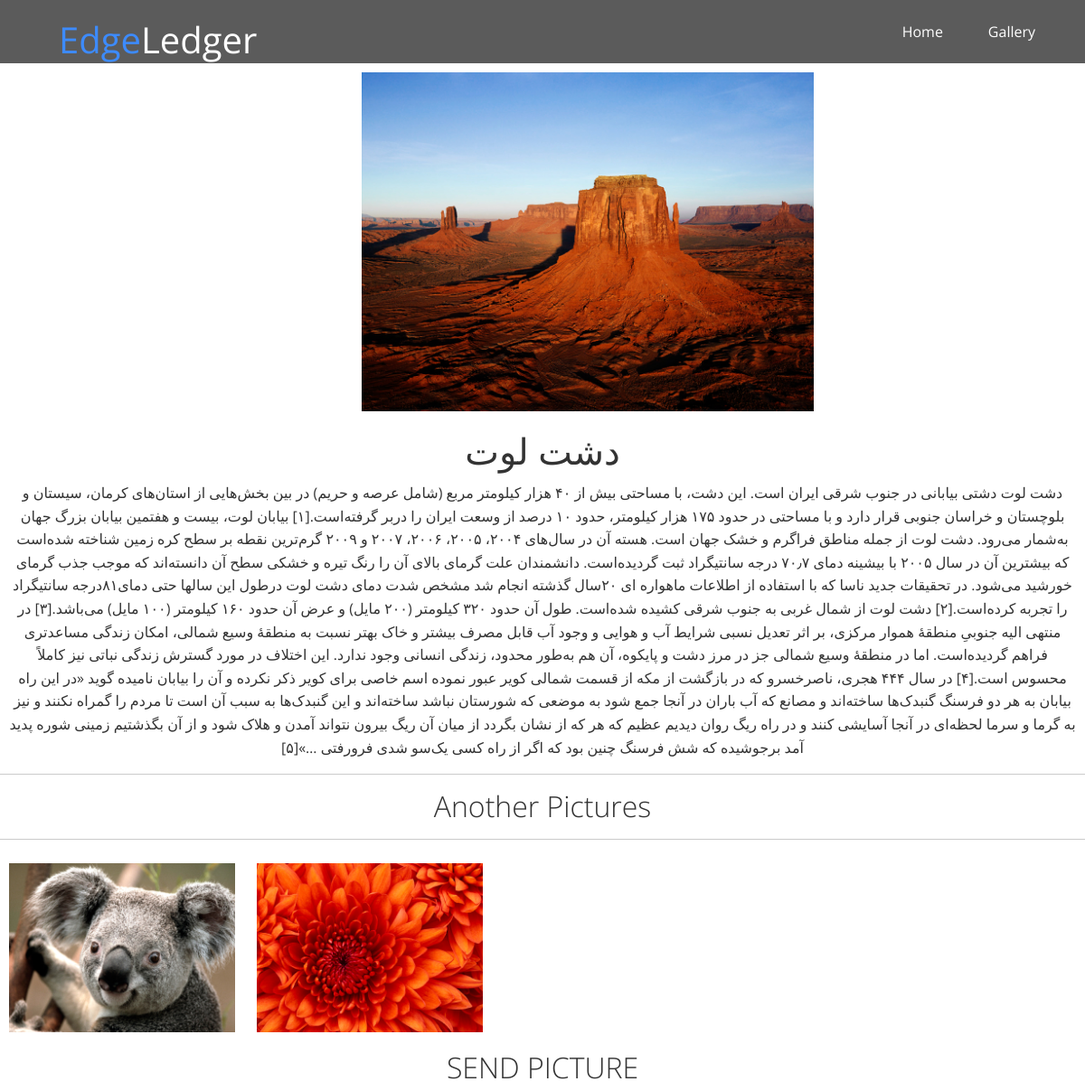
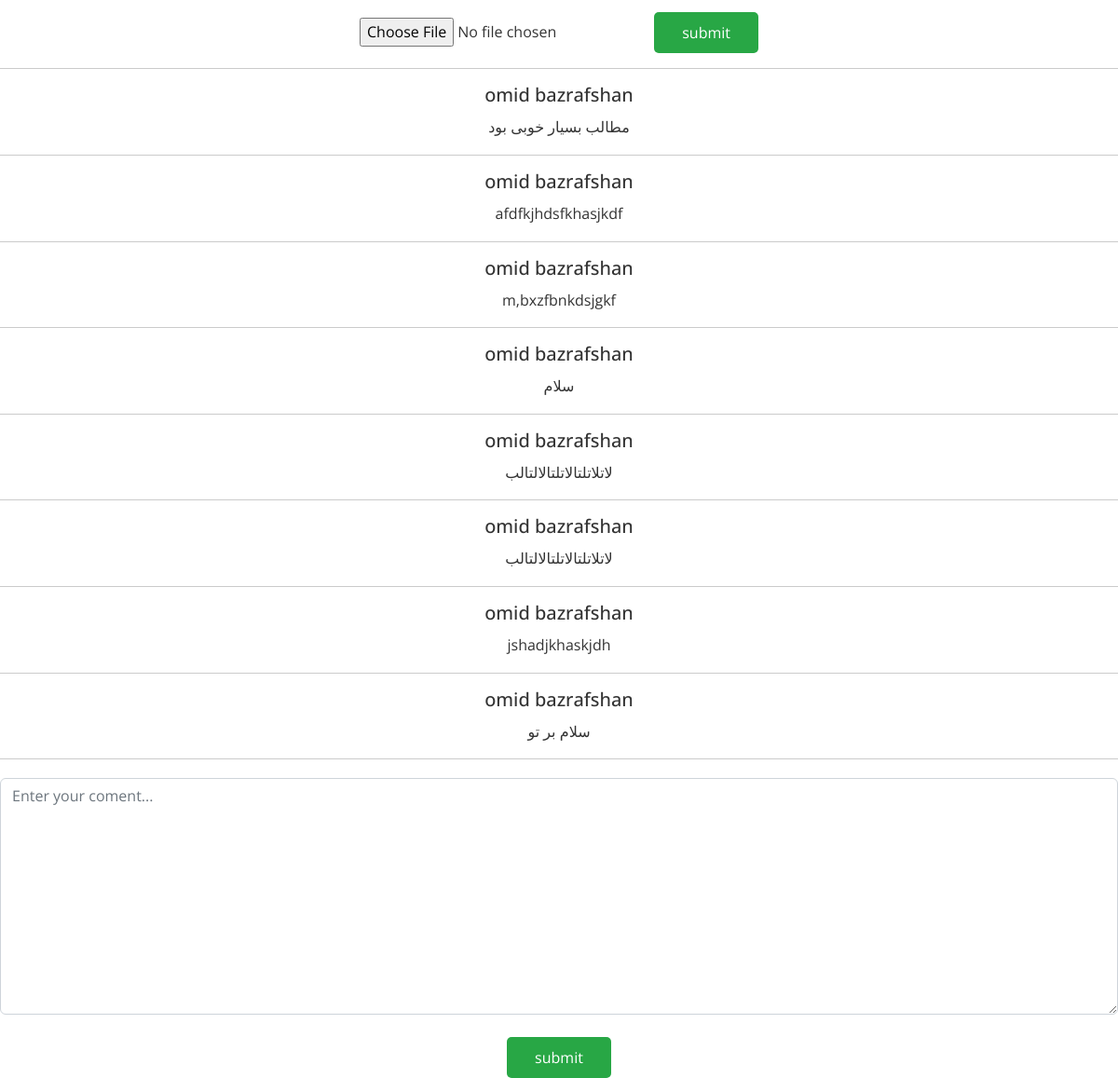
The app's page /12/ with its own data (2 pictures, top to bottom).
### articles/models.py (models this page shows, shortened)
class Article(models.Model):
    title = models.CharField( max_length=120)
    description = models.TextField()
    is_active = models.BooleanField()
    image=models.ImageField(upload_to="article-images")
    related_user=models.ForeignKey(User, on_delete=models.CASCADE)

class Gallery(models.Model):
    image=models.ImageField(upload_to="article-images")
    related_article = models.ForeignKey(Article, on_delete=models.CASCADE)
    related_user = models.ForeignKey(User ,  on_delete=models.CASCADE)

class Comment(models.Model):
    content = models.TextField()
    related_article = models.ForeignKey(Article, on_delete=models.CASCADE)
    related_user = models.ForeignKey(User ,  on_delete=models.CASCADE)

### articles/views.py (the view)
# urls.py: path('<int:id>/', retrieve , name ='Retrieve'),
def retrieve(request,id):
    article = Article.objects.get(id=id)
    gallery = GalleryForm()
    if request.method == 'POST':
        form = CommentForm(request.POST)
        if form.is_valid():
            form.save()
        form2 = GalleryForm(request.POST)
        if form2.is_valid():
            form2.save()
    else:
        form = CommentForm()
        form2=GalleryForm()
        Comment_form = CommentForm()
        gallery = GalleryForm()
    context ={
        'article':article,
        'comment_form':Comment_form,
        'gallery':gallery
    }
    return render(request,'retrieve.html', context)

### articles/forms.py
class CommentForm(ModelForm):
    class Meta:
        model = Comment
        fields = '__all__'

class GalleryForm(ModelForm):
    class Meta:
        model = Gallery
        fields = '__all__'

### articles/templates/retrieve.html (shortened to what this page needs)
{% extends 'layout.html' %}
{% block content %}
    {%if article.image %}
        <img src="{{article.image.url}}" class="ctim">
    {% endif %}
    <div class="navbar top" id="navbar">
        <a href="http://127.0.0.1:8000/">
        <h1 class="logo">
        <span class="text-primary"> Edge</span>Ledger
        </h1>
        </a>
      <nav>
        <ul>
         <li><a href="Index.html">Home</a></li>
         <li><a href="#gallery">Gallery</a></li>
      </nav>
    </div>
    <h1>{{article.title}}</h1>
    <p>{{article.description}}</p>
    <hr>
    <h2>Another Pictures</h2>
    <hr>
    {% for gallery in article.gallery_set.all %}
    <img src="{{gallery.image.url}}" style="width: 250px;">
    {% endfor %}
    <h2>SEND PICTURE</h2>
    <div>
        <form action="" method="POST" enctype="multipart/form-data" >
        <input type="file" name="image"  accept="image/*" required id ="id_image">
        <input type="submit" value="submit" class="btn btn-primary">
        </form>
    </div>
    <hr>
    {% for comment in article.comment_set.all %}
    <h5>{{comment.related_user.first_name}} {{comment.related_user.last_name}}</h5>
    <p>{{comment.content}}</p>
    <hr>
    {% endfor %}
    <form action="" method="POST">
        <textarea name="content" cols="30" rows="10" class="form-control mb-4" placeholder="Enter your coment..." ></textarea>
        <input type="submit" value="submit" class="btn btn-primary">
    </form>
{% endblock content %}

### articles/templates/layout.html (shortened to what this page needs)
{% load static%}
<!DOCTYPE html>
<html lang="en">
<head>
    <link rel="stylesheet" href="{% static 'css/bootstrap.min.css' %}">
</head>
<body>
    {% block content %}{% endblock %}
</body>
</html>

### articles/templates/_header.html (style rules this page uses)
* { box-sizing: border-box; padding: 0; margin: 0; }
body { font-family: 'Open Sans', sans-serif; background: #fff; color: #333; line-height: 1.6; }
ul { list-style: none; }
a { color: #333; text-decoration: none; }
h1,h2 { font-weight: 300; line-height: 1.2; }
p { margin: 10px 0; }
img { width: 100%; }
.text-primary { color: #28a745; }
.btn { cursor: pointer; display: inline-block; padding: 10px 30px; color: #fff; background-color: #28a745; border: none; border-radius: 5px; }
.btn-primary, .bg-primary { background: #28a745; color: #fff; }

### articles/templates/retrieve.html (style rules this page uses)
.ctim { margin-top: 80px; margin-left: 400px; align-items: center; justify-content: center; width: 500px; }
h1 , h2 ,h5 , p , img { margin: 10px; text-align: center; justify-content: center; }
form { margin-top: 20px; text-align: center; justify-content: center; }
.navbar { display: flex; align-items: center; justify-content: space-between; background-color: #333; color: #fff; opacity: 0.8; width: 100%; height: 70px; position: fixed; top: 0px; padding: 0 30px; transition: 0.5s; }
.navbar.top { background: transparent; background-color: #333; opacity: 0.8; }
.navbar a { color: #fff; padding: 10px 20px; margin: 0 5px; }
.navbar ul { display: flex; }
.navbar .logo { font-weight: 400 ; }

### records on screen
Article: image (picture), title "دشت لوت", description "دشت لوت دشتی بیابانی در جنوب شرقی ایران است. این دشت، با مساحتی بیش از ۴۰ هزار کیلومتر مربع (شامل عرصه و حریم) در بین بخش‌هایی از استان‌های کرمان، سیستان و بلوچستان و خراسان جنوبی قرار دارد و با مساحتی در حدود ۱۷۵ هزار کیلومتر، حدود ۱۰ درصد از وسعت ایران را دربر گرفته‌است.[۱] بیابان لوت، بیست و هفتمین بیابان بزرگ جهان به‌شمار می‌رود. دشت لوت از جمله مناطق فراگرم و خشک جهان است. هسته آن در سال‌های ۲۰۰۴، ۲۰۰۵، ۲۰۰۶، ۲۰۰۷ و ۲۰۰۹ گرم‌ترین نقطه بر سطح کره زمین شناخته شده‌است که بیشترین آن در سال ۲۰۰۵ با بیشینه دمای ۷۰٫۷ درجه سانتیگراد ثبت گردیده‌است. دانشمندان علت گرمای بالای آن را رنگ تیره و خشکی سطح آن دانسته‌اند که موجب جذب گرمای خورشید می‌شود. در تحقیقات جدید ناسا که با استفاده از اطلاعات…"
Gallery: image (picture)
Gallery: image (picture)
Comment: related_user.first_name "omid", related_user.last_name "bazrafshan", content "مطالب بسیار خوبی بود"
Comment: related_user.first_name "omid", related_user.last_name "bazrafshan", content "afdfkjhdsfkhasjkdf"
Comment: related_user.first_name "omid", related_user.last_name "bazrafshan", content "m,bxzfbnkdsjgkf"
Comment: related_user.first_name "omid", related_user.last_name "bazrafshan", content "سلام"
Comment: related_user.first_name "omid", related_user.last_name "bazrafshan", content "لاتلاتلتالاتلتالالتالب"
Comment: related_user.first_name "omid", related_user.last_name "bazrafshan", content "لاتلاتلتالاتلتالالتالب"
Comment: related_user.first_name "omid", related_user.last_name "bazrafshan", content "jshadjkhaskjdh"
Comment: related_user.first_name "omid", related_user.last_name "bazrafshan", content "سلام بر تو"
